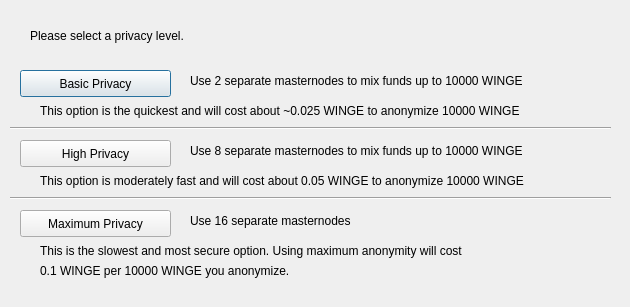
<?xml version="1.0" encoding="UTF-8"?>
<ui version="4.0">
 <class>ObfuscationConfig</class>
 <widget class="QDialog" name="ObfuscationConfig">
  <property name="geometry">
   <rect>
    <x>0</x>
    <y>0</y>
    <width>630</width>
    <height>307</height>
   </rect>
  </property>
  <property name="windowTitle">
   <string>Configure Obfuscation</string>
  </property>
  <widget class="QPushButton" name="buttonBasic">
   <property name="geometry">
    <rect>
     <x>20</x>
     <y>70</y>
     <width>151</width>
     <height>27</height>
    </rect>
   </property>
   <property name="text">
    <string>Basic Privacy</string>
   </property>
  </widget>
  <widget class="QPushButton" name="buttonHigh">
   <property name="geometry">
    <rect>
     <x>20</x>
     <y>140</y>
     <width>151</width>
     <height>27</height>
    </rect>
   </property>
   <property name="text">
    <string>High Privacy</string>
   </property>
  </widget>
  <widget class="QPushButton" name="buttonMax">
   <property name="geometry">
    <rect>
     <x>20</x>
     <y>210</y>
     <width>151</width>
     <height>27</height>
    </rect>
   </property>
   <property name="text">
    <string>Maximum Privacy</string>
   </property>
  </widget>
  <widget class="QLabel" name="label">
   <property name="geometry">
    <rect>
     <x>30</x>
     <y>20</y>
     <width>571</width>
     <height>31</height>
    </rect>
   </property>
   <property name="text">
    <string>Please select a privacy level.</string>
   </property>
  </widget>
  <widget class="QLabel" name="label_2">
   <property name="geometry">
    <rect>
     <x>190</x>
     <y>70</y>
     <width>421</width>
     <height>21</height>
    </rect>
   </property>
   <property name="text">
    <string>Use 2 separate masternodes to mix funds up to 10000 WINGE</string>
   </property>
  </widget>
  <widget class="QLabel" name="label_3">
   <property name="geometry">
    <rect>
     <x>190</x>
     <y>140</y>
     <width>411</width>
     <height>21</height>
    </rect>
   </property>
   <property name="text">
    <string>Use 8 separate masternodes to mix funds up to 10000 WINGE</string>
   </property>
  </widget>
  <widget class="QLabel" name="label_4">
   <property name="geometry">
    <rect>
     <x>190</x>
     <y>210</y>
     <width>421</width>
     <height>21</height>
    </rect>
   </property>
   <property name="text">
    <string>Use 16 separate masternodes</string>
   </property>
  </widget>
  <widget class="QLabel" name="label_6">
   <property name="geometry">
    <rect>
     <x>40</x>
     <y>100</y>
     <width>561</width>
     <height>21</height>
    </rect>
   </property>
   <property name="text">
    <string>This option is the quickest and will cost about ~0.025 WINGE to anonymize 10000 WINGE</string>
   </property>
  </widget>
  <widget class="QLabel" name="label_7">
   <property name="geometry">
    <rect>
     <x>40</x>
     <y>170</y>
     <width>561</width>
     <height>21</height>
    </rect>
   </property>
   <property name="text">
    <string>This option is moderately fast and will cost about 0.05 WINGE to anonymize 10000 WINGE</string>
   </property>
  </widget>
  <widget class="QLabel" name="label_8">
   <property name="geometry">
    <rect>
     <x>40</x>
     <y>240</y>
     <width>561</width>
     <height>21</height>
    </rect>
   </property>
   <property name="text">
    <string>This is the slowest and most secure option. Using maximum anonymity will cost</string>
   </property>
  </widget>
  <widget class="QLabel" name="label_9">
   <property name="geometry">
    <rect>
     <x>40</x>
     <y>260</y>
     <width>561</width>
     <height>21</height>
    </rect>
   </property>
   <property name="text">
    <string>0.1 WINGE per 10000 WINGE you anonymize.</string>
   </property>
  </widget>
  <widget class="Line" name="line">
   <property name="geometry">
    <rect>
     <x>10</x>
     <y>120</y>
     <width>601</width>
     <height>16</height>
    </rect>
   </property>
   <property name="orientation">
    <enum>Qt::Horizontal</enum>
   </property>
  </widget>
  <widget class="Line" name="line_2">
   <property name="geometry">
    <rect>
     <x>10</x>
     <y>190</y>
     <width>601</width>
     <height>16</height>
    </rect>
   </property>
   <property name="orientation">
    <enum>Qt::Horizontal</enum>
   </property>
  </widget>
 </widget>
 <resources/>
 <connections/>
</ui>
